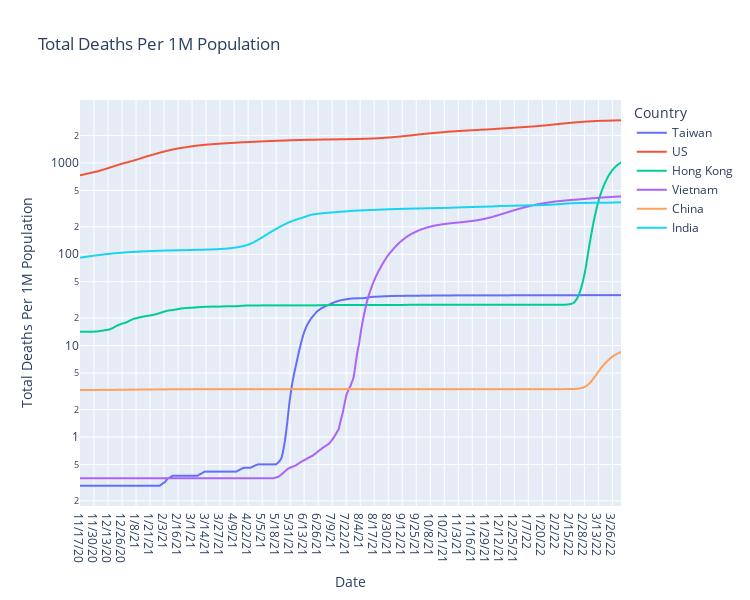

Notebook cell for this chart:
### Code cell
ploty_line('Total Deaths Per 1M Population', log_plot=True)

### Figure 1 — Plotly figure (JSON) as saved in the notebook; plotly's stock layout.template omitted (floating-point values rounded to 4 significant figures; data arrays with more than 128 entries replaced by an {"elided": "..."} marker saying what was removed)
{"data": [{"hovertemplate": "Country=Taiwan<br>Date=%{x}<br>Total Deaths Per 1M Population=%{y}<extra></extra>", "legendgroup": "Taiwan", "line": {"color": "#636efa", "dash": "solid"}, "marker": {"symbol": "circle"}, "mode": "lines", "name": "Taiwan", "showlegend": true, "type": "scattergl", "x": {"elided": "503 str values"}, "xaxis": "x", "y": {"elided": "503 float values"}, "yaxis": "y"}, {"hovertemplate": "Country=US<br>Date=%{x}<br>Total Deaths Per 1M Population=%{y}<extra></extra>", "legendgroup": "US", "line": {"color": "#EF553B", "dash": "solid"}, "marker": {"symbol": "circle"}, "mode": "lines", "name": "US", "showlegend": true, "type": "scattergl", "x": {"elided": "503 str values"}, "xaxis": "x", "y": {"elided": "503 float values"}, "yaxis": "y"}, {"hovertemplate": "Country=Hong Kong<br>Date=%{x}<br>Total Deaths Per 1M Population=%{y}<extra></extra>", "legendgroup": "Hong Kong", "line": {"color": "#00cc96", "dash": "solid"}, "marker": {"symbol": "circle"}, "mode": "lines", "name": "Hong Kong", "showlegend": true, "type": "scattergl", "x": {"elided": "503 str values"}, "xaxis": "x", "y": {"elided": "503 float values"}, "yaxis": "y"}, {"hovertemplate": "Country=Vietnam<br>Date=%{x}<br>Total Deaths Per 1M Population=%{y}<extra></extra>", "legendgroup": "Vietnam", "line": {"color": "#ab63fa", "dash": "solid"}, "marker": {"symbol": "circle"}, "mode": "lines", "name": "Vietnam", "showlegend": true, "type": "scattergl", "x": {"elided": "503 str values"}, "xaxis": "x", "y": {"elided": "503 float values"}, "yaxis": "y"}, {"hovertemplate": "Country=China<br>Date=%{x}<br>Total Deaths Per 1M Population=%{y}<extra></extra>", "legendgroup": "China", "line": {"color": "#FFA15A", "dash": "solid"}, "marker": {"symbol": "circle"}, "mode": "lines", "name": "China", "showlegend": true, "type": "scattergl", "x": {"elided": "503 str values"}, "xaxis": "x", "y": {"elided": "503 float values"}, "yaxis": "y"}, {"hovertemplate": "Country=India<br>Date=%{x}<br>Total Deaths Per 1M Population=%{y}<extra></extra>", "legendgroup": "India", "line": {"color": "#19d3f3", "dash": "solid"}, "marker": {"symbol": "circle"}, "mode": "lines", "name": "India", "showlegend": true, "type": "scattergl", "x": {"elided": "503 str values"}, "xaxis": "x", "y": {"elided": "503 float values"}, "yaxis": "y"}], "layout": {"height": 600, "legend": {"title": {"text": "Country"}, "tracegroupgap": 0}, "showlegend": true, "title": {"text": "Total Deaths Per 1M Population"}, "width": 750, "xaxis": {"anchor": "y", "domain": [0, 1], "title": {"text": "Date"}}, "yaxis": {"anchor": "x", "domain": [0, 1], "title": {"text": "Total Deaths Per 1M Population"}, "type": "log"}}}
